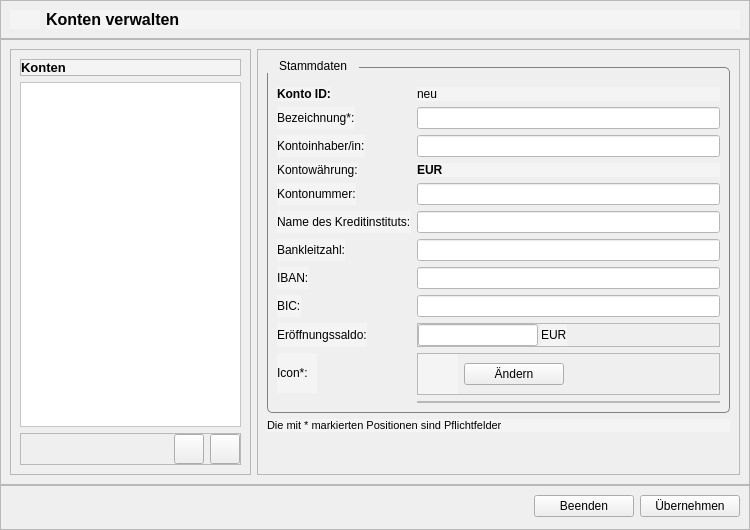
<?xml version="1.0" encoding="UTF-8"?>
<ui version="4.0">
 <class>AccountDialog</class>
 <widget class="QWidget" name="AccountDialog">
  <property name="geometry">
   <rect>
    <x>0</x>
    <y>0</y>
    <width>750</width>
    <height>530</height>
   </rect>
  </property>
  <property name="minimumSize">
   <size>
    <width>750</width>
    <height>530</height>
   </size>
  </property>
  <property name="maximumSize">
   <size>
    <width>900</width>
    <height>700</height>
   </size>
  </property>
  <property name="windowTitle">
   <string>Form</string>
  </property>
  <property name="styleSheet">
   <string notr="true">.dialog_frame {
		background: #F4F4F4;
	border: none;
}
.frame_header_dialog {
		background: #F4F4F4;
        border-bottom: 1px solid gray;
}
.label_h1, logo {
	background: #F4F4F4;
}

QTextEdit {
        background: white;
        color: black;
}
QDateEdit {
	background: white;
	color: black;
}
Spacer {
	background: #F4F4F4;
}
QLabel {
    color: black;
	background: #F4F4F4;
}
QGroupBox {
    border: 1px solid gray;
    border-radius: 5px;
    padding-top: 10px;
	margin-top: 8px;
}
QGroupBox::title {
	color: black;
    subcontrol-origin: margin;
    subcontrol-position: top left;
    padding: 0px 10px;
}
QComboBox, QAbstractItemView{
	color: black;
	background: white;
}
QComboBox::Items {
	color: black;
}
QLineEdit {
	color: black;
	background: white;
}

.pushButton_action {
        border: 1px solid rgb(170,0,0);
        border-radius: 8px;
        padding: 6px;
        color: rgb(170,0,0);
        font-weight: bold;
        font-size: 12px;
}
.pushButton_action::hover {
        background: rgb(170,0,0);
        color: white;
}
QListWidget::item:selected {
    background-color: lightblue;
	color: black;
}
</string>
  </property>
  <layout class="QVBoxLayout" name="verticalLayout">
   <property name="spacing">
    <number>0</number>
   </property>
   <property name="leftMargin">
    <number>0</number>
   </property>
   <property name="topMargin">
    <number>0</number>
   </property>
   <property name="rightMargin">
    <number>0</number>
   </property>
   <property name="bottomMargin">
    <number>0</number>
   </property>
   <item>
    <widget class="QFrame" name="frame_header">
     <property name="maximumSize">
      <size>
       <width>16777215</width>
       <height>50</height>
      </size>
     </property>
     <property name="frameShape">
      <enum>QFrame::Shape::StyledPanel</enum>
     </property>
     <property name="frameShadow">
      <enum>QFrame::Shadow::Raised</enum>
     </property>
     <property name="class" stdset="0">
      <string>frame_header_dialog</string>
     </property>
     <layout class="QHBoxLayout" name="horizontalLayout">
      <item>
       <widget class="QLabel" name="lbl_logo">
        <property name="maximumSize">
         <size>
          <width>30</width>
          <height>30</height>
         </size>
        </property>
        <property name="toolTip">
         <string>PennyWise Logo</string>
        </property>
        <property name="statusTip">
         <string>PennyWise Logo</string>
        </property>
        <property name="whatsThis">
         <string>PennyWise Logo</string>
        </property>
        <property name="text">
         <string/>
        </property>
        <property name="pixmap">
         <pixmap resource="../resources/resources.qrc">:/logo/logo</pixmap>
        </property>
        <property name="scaledContents">
         <bool>true</bool>
        </property>
        <property name="class" stdset="0">
         <string>logo</string>
        </property>
       </widget>
      </item>
      <item>
       <widget class="QLabel" name="lbl_header">
        <property name="font">
         <font>
          <pointsize>12</pointsize>
          <bold>true</bold>
         </font>
        </property>
        <property name="text">
         <string>Konten verwalten</string>
        </property>
        <property name="class" stdset="0">
         <string>label_h1</string>
        </property>
       </widget>
      </item>
     </layout>
    </widget>
   </item>
   <item>
    <widget class="QFrame" name="frame_content">
     <property name="frameShape">
      <enum>QFrame::Shape::StyledPanel</enum>
     </property>
     <property name="frameShadow">
      <enum>QFrame::Shadow::Raised</enum>
     </property>
     <property name="class" stdset="0">
      <string>dialog_frame</string>
     </property>
     <layout class="QHBoxLayout" name="horizontalLayout_3">
      <item>
       <widget class="QFrame" name="frame_accounts">
        <property name="sizePolicy">
         <sizepolicy hsizetype="Preferred" vsizetype="Preferred">
          <horstretch>1</horstretch>
          <verstretch>0</verstretch>
         </sizepolicy>
        </property>
        <property name="frameShape">
         <enum>QFrame::Shape::StyledPanel</enum>
        </property>
        <property name="frameShadow">
         <enum>QFrame::Shadow::Raised</enum>
        </property>
        <property name="class" stdset="0">
         <string>dialog_frame</string>
        </property>
        <layout class="QVBoxLayout" name="verticalLayout_2">
         <item>
          <widget class="QFrame" name="frame_accounts_header">
           <property name="frameShape">
            <enum>QFrame::Shape::StyledPanel</enum>
           </property>
           <property name="frameShadow">
            <enum>QFrame::Shadow::Raised</enum>
           </property>
           <property name="class" stdset="0">
            <string>dialog_frame</string>
           </property>
           <layout class="QVBoxLayout" name="verticalLayout_4">
            <property name="leftMargin">
             <number>0</number>
            </property>
            <property name="topMargin">
             <number>0</number>
            </property>
            <property name="rightMargin">
             <number>0</number>
            </property>
            <property name="bottomMargin">
             <number>0</number>
            </property>
            <item>
             <widget class="QLabel" name="label">
              <property name="text">
               <string>&lt;html&gt;&lt;head/&gt;&lt;body&gt;&lt;p&gt;&lt;span style=&quot; font-size:10pt; font-weight:700;&quot;&gt;Konten&lt;/span&gt;&lt;/p&gt;&lt;/body&gt;&lt;/html&gt;</string>
              </property>
             </widget>
            </item>
           </layout>
          </widget>
         </item>
         <item>
          <widget class="QListWidget" name="listWidget_accounts"/>
         </item>
         <item>
          <widget class="QFrame" name="frame_accounts_footer">
           <property name="frameShape">
            <enum>QFrame::Shape::StyledPanel</enum>
           </property>
           <property name="frameShadow">
            <enum>QFrame::Shadow::Raised</enum>
           </property>
           <property name="class" stdset="0">
            <string>dialog_frame</string>
           </property>
           <layout class="QHBoxLayout" name="horizontalLayout_4">
            <property name="leftMargin">
             <number>0</number>
            </property>
            <property name="topMargin">
             <number>0</number>
            </property>
            <property name="rightMargin">
             <number>0</number>
            </property>
            <property name="bottomMargin">
             <number>0</number>
            </property>
            <item>
             <spacer name="horizontalSpacer_2">
              <property name="orientation">
               <enum>Qt::Orientation::Horizontal</enum>
              </property>
              <property name="sizeHint" stdset="0">
               <size>
                <width>40</width>
                <height>20</height>
               </size>
              </property>
             </spacer>
            </item>
            <item>
             <widget class="QPushButton" name="pushButton_account_delete">
              <property name="minimumSize">
               <size>
                <width>30</width>
                <height>30</height>
               </size>
              </property>
              <property name="maximumSize">
               <size>
                <width>30</width>
                <height>30</height>
               </size>
              </property>
              <property name="cursor">
               <cursorShape>PointingHandCursor</cursorShape>
              </property>
              <property name="toolTip">
               <string>Ausgewähltes Konto löschen</string>
              </property>
              <property name="text">
               <string/>
              </property>
              <property name="icon">
               <iconset resource="../resources/resources.qrc">
                <normaloff>:/icons/static/img/delete.svg</normaloff>:/icons/static/img/delete.svg</iconset>
              </property>
              <property name="class" stdset="0">
               <string>pushButton_action</string>
              </property>
             </widget>
            </item>
            <item>
             <widget class="QPushButton" name="pushButton_account_add">
              <property name="minimumSize">
               <size>
                <width>30</width>
                <height>30</height>
               </size>
              </property>
              <property name="maximumSize">
               <size>
                <width>30</width>
                <height>30</height>
               </size>
              </property>
              <property name="cursor">
               <cursorShape>PointingHandCursor</cursorShape>
              </property>
              <property name="toolTip">
               <string>Neues Konto hinzufügen</string>
              </property>
              <property name="text">
               <string/>
              </property>
              <property name="icon">
               <iconset resource="../resources/resources.qrc">
                <normaloff>:/icons/static/img/add.svg</normaloff>:/icons/static/img/add.svg</iconset>
              </property>
              <property name="class" stdset="0">
               <string>pushButton_action</string>
              </property>
             </widget>
            </item>
           </layout>
          </widget>
         </item>
        </layout>
       </widget>
      </item>
      <item>
       <widget class="QFrame" name="frame_data">
        <property name="sizePolicy">
         <sizepolicy hsizetype="Preferred" vsizetype="Preferred">
          <horstretch>2</horstretch>
          <verstretch>0</verstretch>
         </sizepolicy>
        </property>
        <property name="frameShape">
         <enum>QFrame::Shape::StyledPanel</enum>
        </property>
        <property name="frameShadow">
         <enum>QFrame::Shadow::Raised</enum>
        </property>
        <property name="class" stdset="0">
         <string>dialog_frame</string>
        </property>
        <layout class="QVBoxLayout" name="verticalLayout_3">
         <item>
          <widget class="QGroupBox" name="groupBox_accountData">
           <property name="title">
            <string>Stammdaten</string>
           </property>
           <layout class="QFormLayout" name="formLayout">
            <item row="0" column="0">
             <widget class="QLabel" name="label_2">
              <property name="text">
               <string>&lt;html&gt;&lt;head/&gt;&lt;body&gt;&lt;p&gt;&lt;span style=&quot; font-weight:700;&quot;&gt;Konto ID:&lt;/span&gt;&lt;/p&gt;&lt;/body&gt;&lt;/html&gt;</string>
              </property>
             </widget>
            </item>
            <item row="0" column="1">
             <widget class="QLabel" name="label_accountId">
              <property name="text">
               <string>neu</string>
              </property>
             </widget>
            </item>
            <item row="1" column="0">
             <widget class="QLabel" name="label_4">
              <property name="text">
               <string>Bezeichnung*:</string>
              </property>
             </widget>
            </item>
            <item row="1" column="1">
             <widget class="QLineEdit" name="lineEdit_name"/>
            </item>
            <item row="2" column="0">
             <widget class="QLabel" name="label_5">
              <property name="text">
               <string>Kontoinhaber/in:</string>
              </property>
             </widget>
            </item>
            <item row="2" column="1">
             <widget class="QLineEdit" name="lineEdit_accountHolder"/>
            </item>
            <item row="3" column="0">
             <widget class="QLabel" name="label_6">
              <property name="text">
               <string>Kontowährung:</string>
              </property>
             </widget>
            </item>
            <item row="3" column="1">
             <widget class="QLabel" name="label_currency">
              <property name="text">
               <string>&lt;html&gt;&lt;head/&gt;&lt;body&gt;&lt;p&gt;&lt;span style=&quot; font-weight:700;&quot;&gt;EUR&lt;/span&gt;&lt;/p&gt;&lt;/body&gt;&lt;/html&gt;</string>
              </property>
              <property name="indent">
               <number>0</number>
              </property>
             </widget>
            </item>
            <item row="4" column="0">
             <widget class="QLabel" name="label_8">
              <property name="text">
               <string>Kontonummer:</string>
              </property>
             </widget>
            </item>
            <item row="4" column="1">
             <widget class="QLineEdit" name="lineEdit_accountNumber"/>
            </item>
            <item row="5" column="0">
             <widget class="QLabel" name="label_11">
              <property name="text">
               <string>Name des Kreditinstituts:</string>
              </property>
             </widget>
            </item>
            <item row="5" column="1">
             <widget class="QLineEdit" name="lineEdit_bankName"/>
            </item>
            <item row="6" column="0">
             <widget class="QLabel" name="label_9">
              <property name="text">
               <string>Bankleitzahl:</string>
              </property>
             </widget>
            </item>
            <item row="6" column="1">
             <widget class="QLineEdit" name="lineEdit_bankCode"/>
            </item>
            <item row="7" column="0">
             <widget class="QLabel" name="label_10">
              <property name="text">
               <string>IBAN:</string>
              </property>
             </widget>
            </item>
            <item row="7" column="1">
             <widget class="QLineEdit" name="lineEdit_iban"/>
            </item>
            <item row="8" column="0">
             <widget class="QLabel" name="label_12">
              <property name="text">
               <string>BIC:</string>
              </property>
             </widget>
            </item>
            <item row="8" column="1">
             <widget class="QLineEdit" name="lineEdit_bic"/>
            </item>
            <item row="9" column="0">
             <widget class="QLabel" name="label_13">
              <property name="text">
               <string>Eröffnungssaldo:</string>
              </property>
             </widget>
            </item>
            <item row="9" column="1">
             <widget class="QFrame" name="frame_account_balance">
              <property name="frameShape">
               <enum>QFrame::Shape::StyledPanel</enum>
              </property>
              <property name="frameShadow">
               <enum>QFrame::Shadow::Raised</enum>
              </property>
              <property name="class" stdset="0">
               <string>dialog_frame</string>
              </property>
              <layout class="QHBoxLayout" name="horizontalLayout_5">
               <property name="spacing">
                <number>3</number>
               </property>
               <property name="leftMargin">
                <number>0</number>
               </property>
               <property name="topMargin">
                <number>0</number>
               </property>
               <property name="rightMargin">
                <number>0</number>
               </property>
               <property name="bottomMargin">
                <number>0</number>
               </property>
               <item>
                <widget class="QLineEdit" name="lineEdit_openingBalance">
                 <property name="minimumSize">
                  <size>
                   <width>120</width>
                   <height>0</height>
                  </size>
                 </property>
                 <property name="maximumSize">
                  <size>
                   <width>120</width>
                   <height>16777215</height>
                  </size>
                 </property>
                </widget>
               </item>
               <item>
                <widget class="QLabel" name="label_currency2">
                 <property name="text">
                  <string>EUR</string>
                 </property>
                </widget>
               </item>
               <item>
                <spacer name="horizontalSpacer_3">
                 <property name="orientation">
                  <enum>Qt::Orientation::Horizontal</enum>
                 </property>
                 <property name="sizeHint" stdset="0">
                  <size>
                   <width>40</width>
                   <height>20</height>
                  </size>
                 </property>
                </spacer>
               </item>
              </layout>
             </widget>
            </item>
            <item row="10" column="0">
             <widget class="QLabel" name="label_15">
              <property name="minimumSize">
               <size>
                <width>40</width>
                <height>40</height>
               </size>
              </property>
              <property name="maximumSize">
               <size>
                <width>40</width>
                <height>40</height>
               </size>
              </property>
              <property name="text">
               <string>Icon*:</string>
              </property>
             </widget>
            </item>
            <item row="10" column="1">
             <widget class="QFrame" name="frame_account_icon">
              <property name="frameShape">
               <enum>QFrame::Shape::StyledPanel</enum>
              </property>
              <property name="frameShadow">
               <enum>QFrame::Shadow::Raised</enum>
              </property>
              <property name="class" stdset="0">
               <string>dialog_frame</string>
              </property>
              <layout class="QHBoxLayout" name="horizontalLayout_6">
               <property name="leftMargin">
                <number>0</number>
               </property>
               <property name="topMargin">
                <number>0</number>
               </property>
               <property name="rightMargin">
                <number>0</number>
               </property>
               <property name="bottomMargin">
                <number>0</number>
               </property>
               <item>
                <widget class="QLabel" name="label_icon">
                 <property name="minimumSize">
                  <size>
                   <width>40</width>
                   <height>40</height>
                  </size>
                 </property>
                 <property name="maximumSize">
                  <size>
                   <width>40</width>
                   <height>40</height>
                  </size>
                 </property>
                 <property name="text">
                  <string/>
                 </property>
                 <property name="pixmap">
                  <pixmap resource="../resources/resources.qrc">:/icons/static/img/img_not_found.svg</pixmap>
                 </property>
                 <property name="scaledContents">
                  <bool>true</bool>
                 </property>
                 <property name="alignment">
                  <set>Qt::AlignmentFlag::AlignCenter</set>
                 </property>
                </widget>
               </item>
               <item>
                <widget class="QPushButton" name="pushButton_change_icon">
                 <property name="minimumSize">
                  <size>
                   <width>100</width>
                   <height>0</height>
                  </size>
                 </property>
                 <property name="maximumSize">
                  <size>
                   <width>100</width>
                   <height>16777215</height>
                  </size>
                 </property>
                 <property name="cursor">
                  <cursorShape>PointingHandCursor</cursorShape>
                 </property>
                 <property name="text">
                  <string>Ändern</string>
                 </property>
                 <property name="class" stdset="0">
                  <string>pushButton_action</string>
                 </property>
                </widget>
               </item>
               <item>
                <spacer name="horizontalSpacer_4">
                 <property name="orientation">
                  <enum>Qt::Orientation::Horizontal</enum>
                 </property>
                 <property name="sizeHint" stdset="0">
                  <size>
                   <width>40</width>
                   <height>20</height>
                  </size>
                 </property>
                </spacer>
               </item>
              </layout>
             </widget>
            </item>
            <item row="11" column="1">
             <widget class="QFrame" name="frame_account_helper">
              <property name="frameShape">
               <enum>QFrame::Shape::StyledPanel</enum>
              </property>
              <property name="frameShadow">
               <enum>QFrame::Shadow::Raised</enum>
              </property>
              <property name="class" stdset="0">
               <string>dialog_frame</string>
              </property>
              <layout class="QVBoxLayout" name="verticalLayout_5">
               <property name="spacing">
                <number>0</number>
               </property>
               <property name="leftMargin">
                <number>0</number>
               </property>
               <property name="topMargin">
                <number>0</number>
               </property>
               <property name="rightMargin">
                <number>0</number>
               </property>
               <property name="bottomMargin">
                <number>0</number>
               </property>
              </layout>
             </widget>
            </item>
           </layout>
          </widget>
         </item>
         <item>
          <widget class="QLabel" name="label_17">
           <property name="text">
            <string>&lt;html&gt;&lt;head/&gt;&lt;body&gt;&lt;p&gt;&lt;span style=&quot; font-size:8pt;&quot;&gt;Die mit * markierten Positionen sind Pflichtfelder&lt;/span&gt;&lt;/p&gt;&lt;/body&gt;&lt;/html&gt;</string>
           </property>
          </widget>
         </item>
         <item>
          <spacer name="verticalSpacer">
           <property name="orientation">
            <enum>Qt::Orientation::Vertical</enum>
           </property>
           <property name="sizeHint" stdset="0">
            <size>
             <width>20</width>
             <height>40</height>
            </size>
           </property>
          </spacer>
         </item>
        </layout>
       </widget>
      </item>
     </layout>
    </widget>
   </item>
   <item>
    <widget class="QFrame" name="frame_btn">
     <property name="maximumSize">
      <size>
       <width>16777215</width>
       <height>50</height>
      </size>
     </property>
     <property name="frameShape">
      <enum>QFrame::Shape::StyledPanel</enum>
     </property>
     <property name="frameShadow">
      <enum>QFrame::Shadow::Raised</enum>
     </property>
     <property name="class" stdset="0">
      <string>dialog_frame</string>
     </property>
     <layout class="QHBoxLayout" name="horizontalLayout_2">
      <property name="bottomMargin">
       <number>12</number>
      </property>
      <item>
       <spacer name="horizontalSpacer">
        <property name="orientation">
         <enum>Qt::Orientation::Horizontal</enum>
        </property>
        <property name="sizeHint" stdset="0">
         <size>
          <width>40</width>
          <height>20</height>
         </size>
        </property>
       </spacer>
      </item>
      <item>
       <widget class="QPushButton" name="pushButton_quit">
        <property name="minimumSize">
         <size>
          <width>100</width>
          <height>0</height>
         </size>
        </property>
        <property name="maximumSize">
         <size>
          <width>100</width>
          <height>16777215</height>
         </size>
        </property>
        <property name="cursor">
         <cursorShape>PointingHandCursor</cursorShape>
        </property>
        <property name="text">
         <string>Beenden</string>
        </property>
        <property name="iconSize">
         <size>
          <width>22</width>
          <height>22</height>
         </size>
        </property>
        <property name="class" stdset="0">
         <string>pushButton_action</string>
        </property>
       </widget>
      </item>
      <item>
       <widget class="QPushButton" name="pushButton_save">
        <property name="minimumSize">
         <size>
          <width>100</width>
          <height>0</height>
         </size>
        </property>
        <property name="maximumSize">
         <size>
          <width>100</width>
          <height>16777215</height>
         </size>
        </property>
        <property name="cursor">
         <cursorShape>PointingHandCursor</cursorShape>
        </property>
        <property name="text">
         <string>Übernehmen</string>
        </property>
        <property name="iconSize">
         <size>
          <width>22</width>
          <height>22</height>
         </size>
        </property>
        <property name="class" stdset="0">
         <string>pushButton_action</string>
        </property>
       </widget>
      </item>
     </layout>
    </widget>
   </item>
  </layout>
 </widget>
 <resources>
  <include location="../resources/resources.qrc"/>
 </resources>
 <connections/>
</ui>
